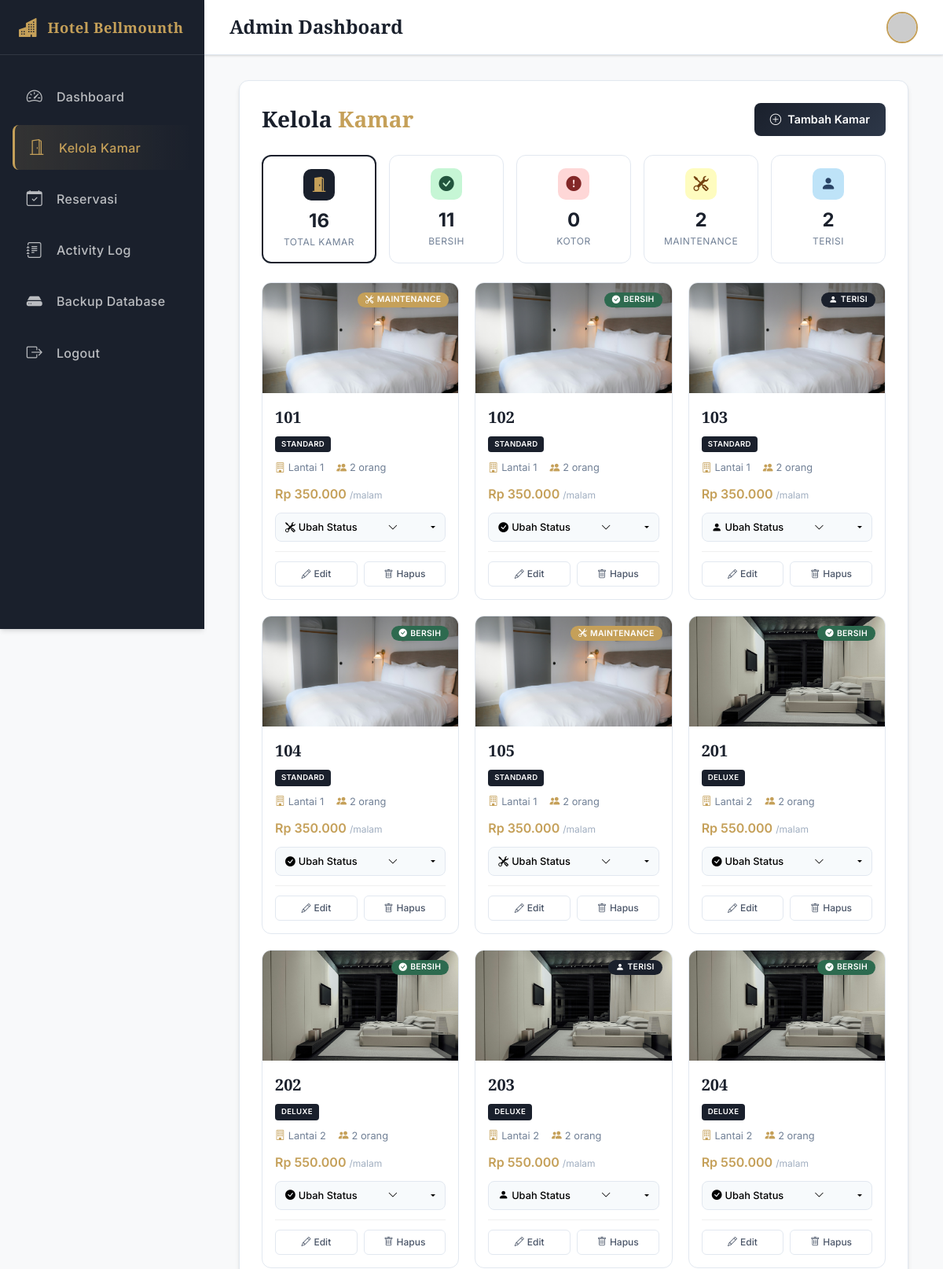
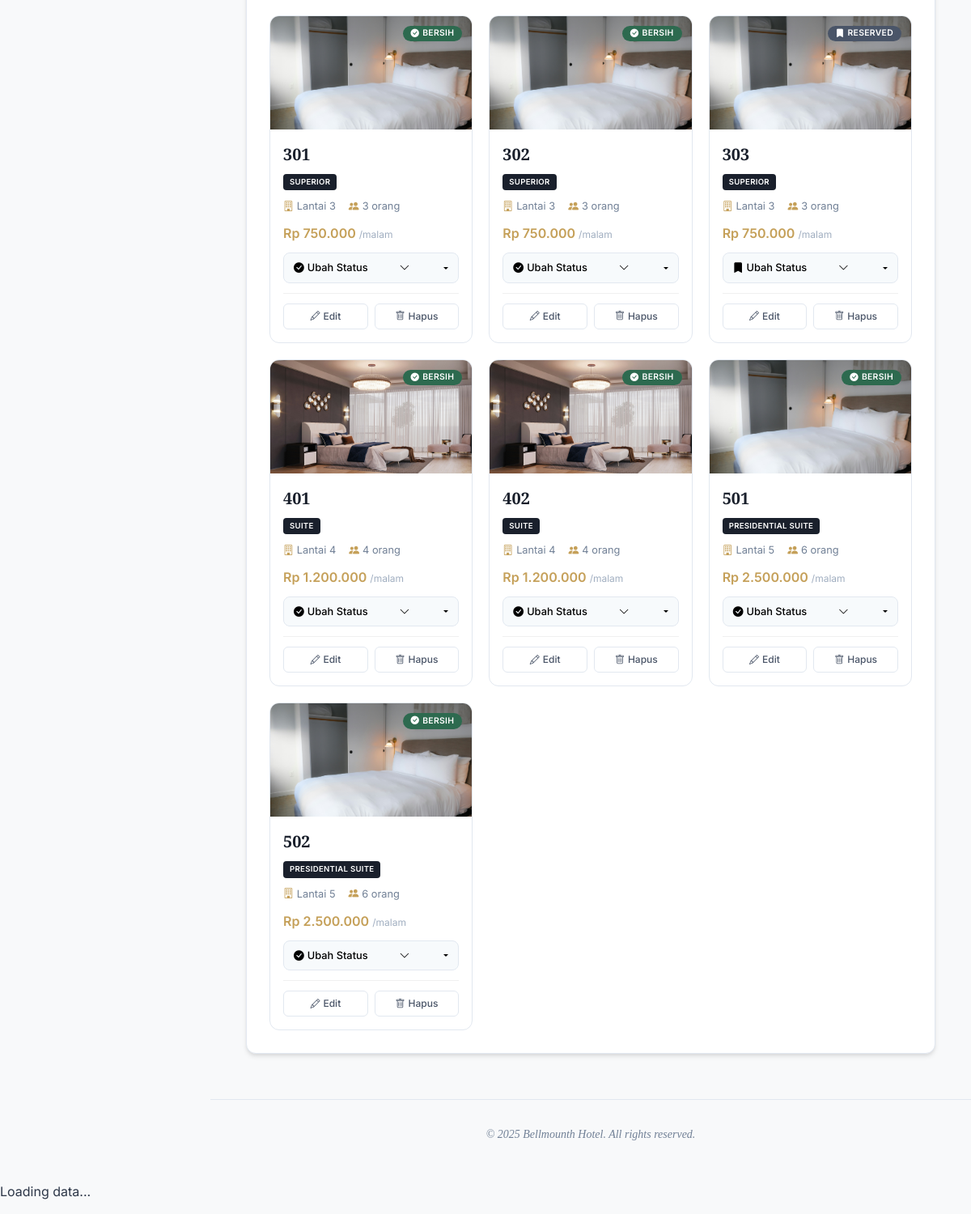
/room_management/index.php (signed in), run on the app's committed database (2 pictures, top to bottom).
### tables this page shows
CREATE TABLE `kamar` (
  `id` int(11) NOT NULL AUTO_INCREMENT,
  `nomor_kamar` varchar(20) NOT NULL,
  `id_tipe` int(11) NOT NULL,
  `lantai` int(11) DEFAULT 1,
  `status` enum('tersedia','kotor','terisi','maintenance','reserved') DEFAULT 'tersedia',
  `keterangan` text DEFAULT NULL,
  `created_at` timestamp NOT NULL DEFAULT current_timestamp(),
  PRIMARY KEY (`id`),
  UNIQUE KEY `nomor_kamar` (`nomor_kamar`),
  KEY `id_tipe` (`id_tipe`),
  CONSTRAINT `kamar_ibfk_1` FOREIGN KEY (`id_tipe`) REFERENCES `tipe_kamar` (`id`)
);

CREATE TABLE `tipe_kamar` (
  `id` int(11) NOT NULL AUTO_INCREMENT,
  `nama_tipe` varchar(100) NOT NULL,
  `harga_per_malam` decimal(15,2) DEFAULT 0.00,
  `kapasitas` int(11) DEFAULT 2,
  `fasilitas` text DEFAULT NULL,
  `status` enum('aktif','nonaktif') DEFAULT 'aktif',
  `created_at` timestamp NOT NULL DEFAULT current_timestamp(),
  PRIMARY KEY (`id`)
);

### config/database.php (called while the page is built, shortened)
<?php
$THEME = $_ENV['THEME'] ?? '';
?>

### lib/functions.php (called while the page is built, shortened)
<?php
function base_url($path = '') {
$url = BASE_URL . '/' . $path;
return $url;
}
?>

### room_management/index.php (the view, shortened to what this page needs)
<?php
require_once '../lib/functions.php';
require_once '../config/database.php';
$filter_status = $_GET['status'] ?? '';
$where_clause = "";
$rooms = mysqli_query($connection, "
    SELECT k.*, t.nama_tipe, t.harga_per_malam, t.kapasitas, t.fasilitas
    FROM kamar k
    LEFT JOIN tipe_kamar t ON k.id_tipe = t.id
    $where_clause
    ORDER BY k.lantai ASC, k.nomor_kamar ASC
");
$room_counts = [];
$count_query = mysqli_query($connection, "SELECT status, COUNT(*) as count FROM kamar GROUP BY status");
while ($row = mysqli_fetch_assoc($count_query)) {
    $room_counts[$row['status']] = $row['count'];
}
$total_rooms = array_sum($room_counts);
function getStatusBadge($status) {
    switch($status) {
        case 'tersedia': return ['bg-success', 'Bersih', 'bi-check-circle-fill'];
        case 'maintenance': return ['bg-warning text-dark', 'Maintenance', 'bi-tools'];
        case 'terisi': return ['bg-primary', 'Terisi', 'bi-person-fill'];
        case 'reserved': return ['bg-info', 'Reserved', 'bi-bookmark-fill'];
    }
}
function getRoomThumbnail($nama_tipe) {
    $tipe_lower = strtolower($nama_tipe ?? '');
    if (strpos($tipe_lower, 'presidential') !== false) return 'presidential_suite.jpg';
    if (strpos($tipe_lower, 'suite') !== false) return 'suite.jpg';
    if (strpos($tipe_lower, 'superior') !== false) return 'superior.jpg';
    if (strpos($tipe_lower, 'deluxe') !== false) return 'deluxe.jpg';
    return 'standard.jpg';
}
?>
<?php include '../views/'.$THEME.'/header.php'; ?>
<?php include '../views/'.$THEME.'/sidebar.php'; ?>
<?php include '../views/'.$THEME.'/topnav.php'; ?>
<?php include '../views/'.$THEME.'/upper_block.php'; ?>
<div class="room-management-header">
    <h2 class="room-management-title">Kelola <span>Kamar</span></h2>
    <a href="add.php" class="btn-add-room">
        <i class="bi bi-plus-circle"></i>Tambah Kamar
    </a>
</div>
<div class="stats-row">
    <a href="index.php" class="stat-card <?= !$filter_status ? 'active' : '' ?>">
        <div class="stat-icon total"><i class="bi bi-door-open-fill"></i></div>
        <div class="stat-count"><?= $total_rooms ?></div>
        <div class="stat-label">Total Kamar</div>
    </a>
    <a href="index.php?status=tersedia" class="stat-card <?= $filter_status === 'tersedia' ? 'active' : '' ?>">
        <div class="stat-icon tersedia"><i class="bi bi-check-circle-fill"></i></div>
        <div class="stat-count"><?= $room_counts['tersedia'] ?? 0 ?></div>
        <div class="stat-label">Bersih</div>
    </a>
    <a href="index.php?status=kotor" class="stat-card <?= $filter_status === 'kotor' ? 'active' : '' ?>">
        <div class="stat-icon kotor"><i class="bi bi-exclamation-circle-fill"></i></div>
        <div class="stat-count"><?= $room_counts['kotor'] ?? 0 ?></div>
        <div class="stat-label">Kotor</div>
    </a>
    <a href="index.php?status=maintenance" class="stat-card <?= $filter_status === 'maintenance' ? 'active' : '' ?>">
        <div class="stat-icon maintenance"><i class="bi bi-tools"></i></div>
        <div class="stat-count"><?= $room_counts['maintenance'] ?? 0 ?></div>
        <div class="stat-label">Maintenance</div>
    </a>
    <a href="index.php?status=terisi" class="stat-card <?= $filter_status === 'terisi' ? 'active' : '' ?>">
        <div class="stat-icon terisi"><i class="bi bi-person-fill"></i></div>
        <div class="stat-count"><?= $room_counts['terisi'] ?? 0 ?></div>
        <div class="stat-label">Terisi</div>
    </a>
</div>
<?php if (mysqli_num_rows($rooms) > 0): ?>
<div class="room-grid">
    <?php while ($room = mysqli_fetch_assoc($rooms)):
        $status_info = getStatusBadge($room['status']);
        $thumb_file = getRoomThumbnail($room['nama_tipe']);
        $thumb_url = base_url() . 'assets/default/images/' . $thumb_file;
    ?>
    <div class="room-card" data-room-id="<?= $room['id'] ?>">
        <img src="<?= $thumb_url ?>" alt="<?= htmlspecialchars($room['nama_tipe']) ?>" class="room-image"
             onerror="this.src='<?= base_url() ?>assets/default/images/standard.jpg'">
        <span class="room-status-badge badge <?= $status_info[0] ?>">
            <i class="bi <?= $status_info[2] ?>"></i><?= $status_info[1] ?>
        </span>
        <div class="room-body">
            <div class="room-number"><?= htmlspecialchars($room['nomor_kamar']) ?></div>
            <span class="room-type-badge"><?= htmlspecialchars($room['nama_tipe'] ?? 'No Type') ?></span>
            <div class="room-info">
                <span><i class="bi bi-building"></i>Lantai <?= $room['lantai'] ?></span>
                <span><i class="bi bi-people-fill"></i><?= $room['kapasitas'] ?? 2 ?> orang</span>
            </div>
            <div class="room-price">
                Rp <?= number_format($room['harga_per_malam'] ?? 0, 0, ',', '.') ?>
                <small>/malam</small>
            </div>
            <div class="status-dropdown dropdown">
                <button class="dropdown-toggle" type="button" data-bs-toggle="dropdown" aria-expanded="false">
                    <span><i class="bi <?= $status_info[2] ?> me-1"></i>Ubah Status</span>
                    <i class="bi bi-chevron-down"></i>
                </button>
            </div>
            <div class="room-actions">
                <a href="edit.php?id=<?= $room['id'] ?>" class="btn-action">
                    <i class="bi bi-pencil"></i>Edit
                </a>
                <button type="button" class="btn-action btn-delete" data-bs-toggle="modal" data-bs-target="#deleteModal<?= $room['id'] ?>">
                    <i class="bi bi-trash"></i>Hapus
                </button>
            </div>
        </div>
    </div>
    <?php endwhile; ?>
</div>
<?php endif; ?>
<?php include '../views/'.$THEME.'/lower_block.php'; ?>
<?php include '../views/'.$THEME.'/footer.php'; ?>

### views/default/header.php (shortened to what this page needs)
<!DOCTYPE html>
<html lang="en">
<head>
<link href="https://cdn.jsdelivr.net/npm/bootstrap@5.3.0/dist/css/bootstrap.min.css" rel="stylesheet">
<link rel="stylesheet" href="https://cdn.jsdelivr.net/npm/bootstrap-icons@1.11.0/font/bootstrap-icons.css">
<link rel="stylesheet" href="https://cdn.jsdelivr.net/npm/flatpickr/dist/flatpickr.min.css">
<link rel="stylesheet" href="https://cdn.jsdelivr.net/npm/flatpickr/dist/themes/airbnb.css">
<link rel="stylesheet" href="<?= base_url('assets/'.$THEME.'/css/style.css') ?>">
</head>
<body>

### views/default/sidebar.php (shortened to what this page needs)
<?php
$currentPath = $_SERVER['REQUEST_URI'] ?? '';
$isAdmin = strpos($currentPath, '/admin/index') !== false;
$isRoomManagement = strpos($currentPath, '/room_management') !== false;
$isBooking = strpos($currentPath, '/reservasi') !== false;
?>
<aside class="sidebar" id="sidebar">
<div class="sidebar-header">
<a href="<?= base_url() ?>" class="sidebar-logo">
<i class="bi bi-buildings-fill"></i>
<span>Hotel Bellmounth</span>
</a>
</div>
<nav class="sidebar-menu">
<?php if ($_SESSION['role'] === 'admin'): ?>
<div class="sidebar-item">
<a href="<?= base_url('admin/index.php') ?>" class="sidebar-link <?= $isAdmin ? 'active' : '' ?>">
<i class="bi bi-speedometer2"></i>
<span>Dashboard</span>
</a>
</div>
<div class="sidebar-item">
<a href="<?= base_url('room_management/index.php') ?>" class="sidebar-link <?= $isRoomManagement ? 'active' : '' ?>">
<i class="bi bi-door-open"></i>
<span>Kelola Kamar</span>
</a>
</div>
<?php endif; ?>
<div class="sidebar-item">
<a href="<?= base_url('reservasi/index.php') ?>" class="sidebar-link <?= $isBooking ? 'active' : '' ?>">
<i class="bi bi-calendar-check"></i>
<span>Reservasi</span>
</a>
</div>
<div class="sidebar-item">
<a href="<?= base_url('admin/activity_logs.php') ?>" class="sidebar-link <?= $isActivityLogs ? 'active' : '' ?>">
<i class="bi bi-journal-text"></i>
<span>Activity Log</span>
        </a>
    </div>
    <?php if ($_SESSION['role'] === 'admin'): ?>
    <div class="sidebar-item">
        <a href="<?= base_url('admin/backup.php') ?>" class="sidebar-link <?= $isBackup ? 'active' : '' ?>">
            <i class="bi bi-hdd-fill"></i>
            <span>Backup Database</span>
        </a>
    </div>
    <?php endif; ?>
<div class="sidebar-item">
<a href="<?= base_url('logout.php') ?>" class="sidebar-link">
<i class="bi bi-box-arrow-right"></i>
<span>Logout</span>
</a>
</div>
</nav>
</aside>

### views/default/topnav.php
<header class="top-navbar">
<div class="navbar-left">
<h1 class="page-title"><?php echo ucwords($_SESSION['username'] ?? 'User'); ?> Dashboard</h1>
</div>
<div class="navbar-right">
<div class="user-dropdown">
<img src="https://picsum.photos/seed/user123/40/40.jpg" alt="User Avatar" class="user-avatar">
</div>
</header>

### views/default/upper_block.php
<main class="main-content">
<div class="container-fluid">
<div class="dashboard-card">
<div class="row">

### views/default/lower_block.php
            </div>
</div>
</div>
</main>

### views/default/footer.php (shortened to what this page needs)
<footer class="footer">
<p>&copy; 2025 Bellmounth Hotel. All rights reserved.</p>
</footer>
<div class="spinner-overlay" id="spinnerOverlay">
<div class="spinner-container">
<p>Loading data...</p>
</div>
</div>
</body>
</html>

### assets/default/css/style.css (style rules this page uses)
:root { --primary-color: #1A202C; --secondary-color: #718096; --accent-color: #C5A059; --accent-hover: #B08D46; --success-color: #38a169; --danger-color: #e53e3e; --warning-color: #dd6b20; --info-color: #3182ce; --light-color: #F7FAFC; --dark-color: #1A202C; --sidebar-width: 260px; --sidebar-collapsed-width: 80px; --transition-speed: 0.3s; --body-bg: #F8F9FA; --card-bg: #FFFFFF; --text-color: #2D3748; --text-muted: #718096; --border-color: #E2E8F0; --shadow-sm: 0 1px 3px 0 rgba(0, 0, 0, 0.1), 0 1px 2px 0 rgba(0, 0, 0, 0.06); --shadow: 0 4px 6px -1px rgba(0, 0, 0, 0.1), 0 2px 4px -1px rgba(0, 0, 0, 0.06); --shadow-lg: 0 10px 15px -3px rgba(0, 0, 0, 0.1), 0 4px 6px -2px rgba(0, 0, 0, 0.05); }
* { margin: 0; padding: 0; box-sizing: border-box; }
body { font-family: "Inter", sans-serif; background-color: var(--body-bg); color: var(--text-color); line-height: 1.5; }
h1, h2, h3, h4, h5, h6 { font-family: "Playfair Display", serif; color: var(--primary-color); font-weight: 700; }
.sidebar { position: fixed; top: 0; left: 0; height: 100vh; width: var(--sidebar-width); background-color: var(--primary-color); box-shadow: var(--shadow); z-index: 1000; transition: width var(--transition-speed); overflow-x: hidden; color: #E2E8F0; }
.sidebar-header { padding: 1.5rem; display: flex; align-items: center; justify-content: space-between; border-bottom: 1px solid rgba(255, 255, 255, 0.1); height: 70px; }
.sidebar-logo { display: flex; align-items: center; gap: 0.75rem; font-family: "Playfair Display", serif; font-weight: 700; font-size: 1.15rem; color: var(--accent-color); text-decoration: none; letter-spacing: 0.5px; }
.sidebar-logo i { font-size: 1.5rem; color: var(--accent-color); }
.sidebar-logo span { transition: opacity var(--transition-speed); white-space: nowrap; }
.sidebar-menu { padding: 1.5rem 1rem; }
.sidebar-item { margin-bottom: 0.5rem; }
.sidebar-link { display: flex; align-items: center; gap: 1rem; padding: 0.85rem 1rem; color: rgba(255, 255, 255, 0.7); text-decoration: none; border-radius: 0.5rem; transition: all var(--transition-speed); font-weight: 500; letter-spacing: 0.3px; }
.sidebar-link.active { background: linear-gradient(90deg, rgba(197, 160, 89, 0.15) 0%, rgba(197, 160, 89, 0) 100%); color: var(--accent-color); border-left: 3px solid var(--accent-color); }
.sidebar-link i { font-size: 1.25rem; min-width: 24px; text-align: center; }
.sidebar-link span { transition: opacity var(--transition-speed); white-space: nowrap; }
.top-navbar { position: fixed; top: 0; left: var(--sidebar-width); right: 0; height: 70px; background-color: rgba(255, 255, 255, 0.95); backdrop-filter: blur(10px); box-shadow: var(--shadow-sm); display: flex; align-items: center; justify-content: space-between; padding: 0 2rem; z-index: 999; transition: left var(--transition-speed); border-bottom: 1px solid var(--border-color); }
.page-title { font-family: "Playfair Display", serif; font-size: 1.5rem; font-weight: 700; margin: 0; color: var(--primary-color); }
.navbar-right { display: flex; align-items: center; gap: 1.5rem; }
.user-avatar { width: 40px; height: 40px; border-radius: 50%; object-fit: cover; cursor: pointer; border: 2px solid var(--accent-color); }
.main-content { margin-left: var(--sidebar-width); margin-top: 70px; padding: 2rem; min-height: calc(100vh - 70px); transition: margin-left var(--transition-speed); }
.dashboard-card { background-color: var(--card-bg); border-radius: 12px; box-shadow: var(--shadow); padding: 1.75rem; margin-bottom: 1.5rem; border: 1px solid var(--border-color); }
.badge.bg-success { background-color: #2D6A4F !important; }
.badge.bg-warning { background-color: var(--accent-color) !important; color: white !important; }
.badge.bg-primary { background-color: var(--primary-color) !important; }
.badge.bg-info { background-color: #4A5568 !important; color: white !important; }
.footer { margin-left: var(--sidebar-width); padding: 2rem; text-align: center; color: var(--text-muted); font-size: 0.875rem; border-top: 1px solid var(--border-color); transition: margin-left var(--transition-speed); font-family: "Playfair Display", serif; font-style: italic; }

### data on the page
kamar: status "MAINTENANCE", nomor_kamar "101", id_tipe.nama_tipe "STANDARD", lantai "1", id_tipe.kapasitas "2", id_tipe.harga_per_malam "350.000"
kamar: status "BERSIH", nomor_kamar "102", id_tipe.nama_tipe "STANDARD", lantai "1", id_tipe.kapasitas "2", id_tipe.harga_per_malam "350.000"
kamar: status "TERISI", nomor_kamar "103", id_tipe.nama_tipe "STANDARD", lantai "1", id_tipe.kapasitas "2", id_tipe.harga_per_malam "350.000"
kamar: status "BERSIH", nomor_kamar "104", id_tipe.nama_tipe "STANDARD", lantai "1", id_tipe.kapasitas "2", id_tipe.harga_per_malam "350.000"
kamar: status "MAINTENANCE", nomor_kamar "105", id_tipe.nama_tipe "STANDARD", lantai "1", id_tipe.kapasitas "2", id_tipe.harga_per_malam "350.000"
kamar: status "BERSIH", nomor_kamar "201", id_tipe.nama_tipe "DELUXE", lantai "2", id_tipe.kapasitas "2", id_tipe.harga_per_malam "550.000"
kamar: status "BERSIH", nomor_kamar "202", id_tipe.nama_tipe "DELUXE", lantai "2", id_tipe.kapasitas "2", id_tipe.harga_per_malam "550.000"
kamar: status "TERISI", nomor_kamar "203", id_tipe.nama_tipe "DELUXE", lantai "2", id_tipe.kapasitas "2", id_tipe.harga_per_malam "550.000"
kamar: status "BERSIH", nomor_kamar "204", id_tipe.nama_tipe "DELUXE", lantai "2", id_tipe.kapasitas "2", id_tipe.harga_per_malam "550.000"
kamar: status "BERSIH", nomor_kamar "301", id_tipe.nama_tipe "SUPERIOR", lantai "3", id_tipe.kapasitas "3", id_tipe.harga_per_malam "750.000"
kamar: status "BERSIH", nomor_kamar "302", id_tipe.nama_tipe "SUPERIOR", lantai "3", id_tipe.kapasitas "3", id_tipe.harga_per_malam "750.000"
kamar: status "RESERVED", nomor_kamar "303", id_tipe.nama_tipe "SUPERIOR", lantai "3", id_tipe.kapasitas "3", id_tipe.harga_per_malam "750.000"
kamar: status "BERSIH", nomor_kamar "401", id_tipe.nama_tipe "SUITE", lantai "4", id_tipe.kapasitas "4", id_tipe.harga_per_malam "1.200.000"
kamar: status "BERSIH", nomor_kamar "402", id_tipe.nama_tipe "SUITE", lantai "4", id_tipe.kapasitas "4", id_tipe.harga_per_malam "1.200.000"
kamar: status "BERSIH", nomor_kamar "501", id_tipe.nama_tipe "PRESIDENTIAL SUITE", lantai "5", id_tipe.kapasitas "6", id_tipe.harga_per_malam "2.500.000"
kamar: status "BERSIH", nomor_kamar "502", id_tipe.nama_tipe "PRESIDENTIAL SUITE", lantai "5", id_tipe.kapasitas "6", id_tipe.harga_per_malam "2.500.000"

### other printed values
$_SESSION['username'] "Admin"
$total_rooms "16"
$room_counts['tersedia'] "11"
$room_counts['kotor'] "0"
$room_counts['maintenance'] "2"
$room_counts['terisi'] "2"
